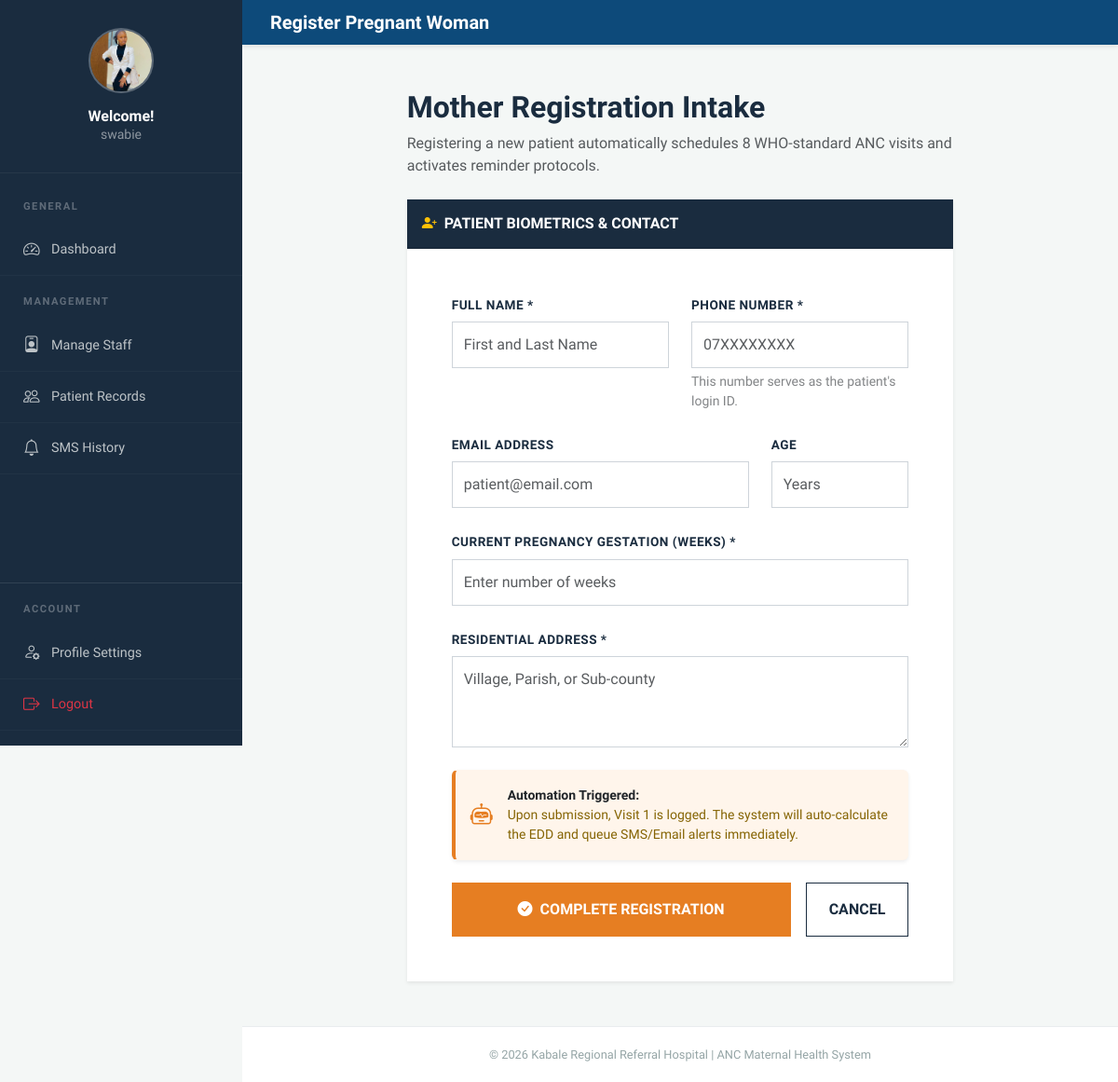
/accounts/register-patient/ (signed in), run on the app's committed database.
### accounts/models.py (models this page shows, shortened)
class User(AbstractUser):
    ROLE_CHOICES = [
        ('ADMIN', 'Admin'),
        ('DOCTOR', 'Doctor'),
        ('NURSE', 'Nurse'),
        ('PATIENT', 'Patient'),
    ]
    role = models.CharField(max_length=20, choices=ROLE_CHOICES, blank=True, null=True)
    phone_number = models.CharField(max_length=20, blank=True, null=True)
    profile_picture = models.ImageField(upload_to='profile_pics/', null=True, blank=True)
    must_change_password = models.BooleanField(default=False)

### accounts/views.py (the view, shortened to what this page needs)
# urls.py: path('register-patient/', views.PatientRegistrationView.as_view(), name='register_patient'),
class PatientRegistrationView(LoginRequiredMixin, UserPassesTestMixin, CreateView):
    model = User
    form_class = PatientRegistrationForm
    template_name = 'accounts/register_patient.html'
    success_url = reverse_lazy('accounts:patient_list')
    def test_func(self):
        return self.request.user.is_superuser or getattr(self.request.user, 'role', None) == 'ADMIN'

### templates/accounts/register_patient.html (shortened to what this page needs)
{% extends 'base.html' %}
{% block panel_title %}Register Pregnant Woman{% endblock %}
{% block content %}
<div class="row justify-content-center py-4">
    <div class="col-lg-8">
        <div class="section-header mb-4">
            <h2 class="fw-bold" style="color: var(--primary-navy);">Mother Registration Intake</h2>
            <p class="text-muted">Registering a new patient automatically schedules 8 WHO-standard ANC visits and activates reminder protocols.</p>
        </div>
        <div class="card shadow-sm border-0" style="border-radius: 0;">
            <div class="card-header card-header-navy py-3">
                <h6 class="mb-0 fw-bold">
                    <i class="bi bi-person-plus-fill me-2 text-warning"></i>PATIENT BIOMETRICS & CONTACT
                </h6>
            </div>
            <div class="card-body p-4 p-md-5">
                <form method="post" novalidate>
                    <div class="row g-4">
                        <div class="col-md-6">
                            <label class="form-label form-label-navy">Full Name *</label>
                            <input type="text" name="full_name"
                                   class="form-control {% if form.full_name.errors %}is-invalid{% endif %}"
                                   placeholder="First and Last Name"
                                   value="{{ form.full_name.value|default:'' }}" required>
                        </div>
                        <div class="col-md-6">
                            <label class="form-label form-label-navy">Phone Number *</label>
                            <input type="text" name="phone_number"
                                   class="form-control {% if form.phone_number.errors %}is-invalid{% endif %}"
                                   placeholder="07XXXXXXXX"
                                   value="{{ form.phone_number.value|default:'' }}" required>
                            <div class="form-text small opacity-75">This number serves as the patient's login ID.</div>
                        </div>
                        <div class="col-md-8">
                            <label class="form-label form-label-navy">Email Address</label>
                            <input type="email" name="email"
                                   class="form-control {% if form.email.errors %}is-invalid{% endif %}"
                                   placeholder="patient@email.com"
                                   value="{{ form.email.value|default:'' }}">
                        </div>
                        <div class="col-md-4">
                            <label class="form-label form-label-navy">Age</label>
                            <input type="number" name="age"
                                   class="form-control {% if form.age.errors %}is-invalid{% endif %}"
                                   placeholder="Years"
                                   value="{{ form.age.value|default:'' }}" min="12" max="60">
                        </div>
                        <div class="col-md-12">
                            <label class="form-label form-label-navy">Current Pregnancy Gestation (Weeks) *</label>
                            <input type="number" name="pregnancy_period"
                                   class="form-control {% if form.pregnancy_period.errors %}is-invalid{% endif %}"
                                   placeholder="Enter number of weeks"
                                   value="{{ form.pregnancy_period.value|default:'' }}"
                                   min="1" max="42" required>
                        </div>
                        <div class="col-12">
                            <label class="form-label form-label-navy">Residential Address *</label>
                            <textarea name="address"
                                      class="form-control {% if form.address.errors %}is-invalid{% endif %}"
                                      rows="3"
                                      placeholder="Village, Parish, or Sub-county"
                                      required>{{ form.address.value|default:'' }}</textarea>
                        </div>
                    </div>
                    <div class="alert alert-orange mt-4 py-3 small shadow-sm">
                        <div class="d-flex align-items-center">
                            <i class="bi bi-robot fs-4 me-3" style="color:var(--accent-orange);"></i>
                            <div>
                                <strong class="text-dark">Automation Triggered:</strong><br>
                                Upon submission, Visit 1 is logged. The system will auto-calculate the EDD and queue SMS/Email alerts immediately.
                            </div>
                        </div>
                    </div>
                    <div class="d-flex gap-3 mt-4">
                        <button type="submit" class="btn btn-brand-solid flex-fill py-3">
                            <i class="bi bi-check-circle-fill me-2"></i>COMPLETE REGISTRATION
                        </button>
                        <a href="{% url 'accounts:patient_list' %}" class="btn btn-brand-outline py-3 px-4 d-flex align-items-center">
                            CANCEL
                        </a>
                    </div>
                </form>
            </div>
        </div>
    </div>
</div>
{% endblock %}

### templates/base.html (shortened to what this page needs)
<!DOCTYPE html>
<html lang="en">
<head>
    <link href="https://cdn.jsdelivr.net/npm/bootstrap@5.3.2/dist/css/bootstrap.min.css" rel="stylesheet">
    <link href="https://cdn.jsdelivr.net/npm/bootstrap-icons@1.11.3/font/bootstrap-icons.min.css" rel="stylesheet">
</head>
<body>
<div id="sidebar">
    <div class="sidebar-header">
        <div class="avatar-circle">
            {% if user.profile_picture %}
                <img src="{{ user.profile_picture.url }}" style="width:100%; height:100%; object-fit:cover;">
            {% else %}
                <i class="bi bi-person-fill fs-2"></i>
            {% endif %}
        </div>
        <h6 class="mb-0 fw-bold">Welcome!</h6>
        <p class="small opacity-50 mb-0">{{ user.username|default:"Guest" }}</p>
    </div>
    <nav class="mt-2 flex-grow-1">
        <div class="sidebar-heading">General</div>
        {% if user.is_authenticated %}
            {% if user.role == 'ADMIN' or user.is_superuser %}
                <a href="{% url 'accounts:admin_dashboard' %}" class="sidebar-link {% if 'admin_dashboard' in request.path %}active{% endif %}">
                    <i class="bi bi-speedometer2"></i> Dashboard
                </a>
                <div class="sidebar-heading">Management</div>
                <a href="{% url 'accounts:staff_list' %}" class="sidebar-link"><i class="bi bi-person-badge"></i> Manage Staff</a>
                <a href="{% url 'accounts:patient_list' %}" class="sidebar-link"><i class="bi bi-people"></i> Patient Records</a>
                <a href="{% url 'reminders:reminder_history' %}" class="sidebar-link"><i class="bi bi-bell"></i> SMS History</a>
            {% endif %}
        {% else %}
            <a href="{% url 'accounts:login' %}" class="sidebar-link"><i class="bi bi-lock"></i> Login</a>
        {% endif %}
    </nav>
    {% if user.is_authenticated %}
    <div class="mt-auto border-top border-white border-opacity-10 pb-3">
        <div class="sidebar-heading">Account</div>
        <a href="{% url 'accounts:profile_update' %}" class="sidebar-link {% if 'profile' in request.path %}active{% endif %}">
            <i class="bi bi-person-gear"></i> Profile Settings
        </a>
        <form action="{% url 'accounts:logout' %}" method="post" id="logoutForm">
            <a href="#" onclick="document.getElementById('logoutForm').submit();" class="sidebar-link text-danger">
                <i class="bi bi-box-arrow-right"></i> Logout
            </a>
        </form>
    </div>
    {% endif %}
</div>
<div class="main-wrapper">
    <header class="control-header">
        <div class="d-flex align-items-center">
            <h5 class="mb-0 fw-bold">{% block panel_title %}ANC Portal{% endblock %}</h5>
        </div>
    </header>
    <div class="p-4 container-fluid">
        {% block content %}{% endblock %}
    </div>
    <footer class="footer-refined">
        &copy; {% now "Y" %} Kabale Regional Referral Hospital | ANC Maternal Health System
    </footer>
</div>
</body>
</html>

### templates/base.html (style rules this page uses)
:root { --sidebar-bg: #1a2c3f; --header-bg: #0d4a7a; --accent-green: #1abc9c; --content-bg: #f4f7f6; --green-main: #27ae60; --orange-main: #e67e22; --red-main: #e74c3c; --blue-main: #3498db; --radius-none: 0px; }
* { font-family: 'Nunito', sans-serif; }
body { background: var(--content-bg); overflow-x: hidden; }
#sidebar { width: 260px; height: 100vh; position: fixed; left: 0; top: 0; background: var(--sidebar-bg); color: #fff; z-index: 1000; transition: all 0.3s; display: flex; flex-direction: column; overflow-y: auto; scrollbar-width: thin; scrollbar-color: rgba(255,255,255,0.2) transparent; }
.sidebar-header { padding: 30px 20px; text-align: center; border-bottom: 1px solid rgba(255,255,255,0.05); flex-shrink: 0; }
.avatar-circle { width: 70px; height: 70px; background: rgba(255,255,255,0.1); border-radius: 50%; display: flex; align-items: center; justify-content: center; margin: 0 auto 15px; border: 2px solid rgba(255,255,255,0.2); overflow: hidden; }
.sidebar-link { padding: 14px 25px; color: #bdc3c7; display: flex; align-items: center; text-decoration: none; transition: 0.2s; font-size: 0.9rem; border-bottom: 1px solid rgba(255,255,255,0.03); }
.sidebar-link i { font-size: 1.1rem; width: 30px; }
.sidebar-heading { padding: 20px 25px 10px; font-size: 0.7rem; text-transform: uppercase; letter-spacing: 1.5px; color: rgba(255,255,255,0.3); font-weight: 800; }
.main-wrapper { margin-left: 260px; min-height: 100vh; display: flex; flex-direction: column; }
.control-header { background: var(--header-bg); color: white; padding: 12px 30px; display: flex; justify-content: space-between; align-items: center; box-shadow: 0 2px 5px rgba(0,0,0,0.1); }
.card { border: none; border-radius: var(--radius-none); box-shadow: 0 2px 10px rgba(0,0,0,0.05); }
.footer-refined { margin-top: auto; padding: 20px; text-align: center; background: white; border-top: 1px solid #e9ecef; font-size: 0.8rem; color: #95a5a6; }

### templates/accounts/register_patient.html (style rules this page uses)
:root { --primary-navy: #1a2c3f; --accent-orange: #e67e22; }
.card-header-navy { background-color: var(--primary-navy); color: white; border-radius: 0 !important; }
.form-label-navy { color: var(--primary-navy); font-weight: 700; font-size: 0.85rem; text-transform: uppercase; letter-spacing: 0.5px; }
.btn-brand-solid { background-color: var(--accent-orange); color: white; border: none; border-radius: 0; font-weight: 700; transition: 0.3s; }
.btn-brand-outline { border: 1px solid var(--primary-navy); color: var(--primary-navy); border-radius: 0; font-weight: 600; transition: 0.3s; }
.alert-orange { background-color: #fff5eb; border-left: 4px solid var(--accent-orange); color: #856404; }
.form-control, .form-select { border-radius: 0; border: 1px solid #ced4da; padding: 0.75rem; }

### data on the page
User: profile_picture (picture), username "swabie"
